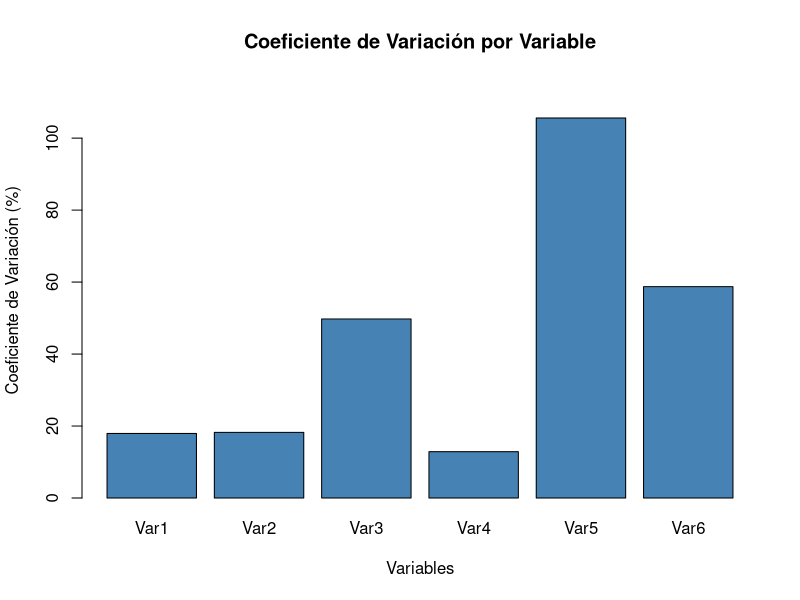

This chart was generated by the following R code:

set.seed(123)  
datos <- data.frame(
  Var1 = rnorm(100, mean = 50, sd = 10),     
  Var2 = rpois(100, lambda = 30),            
  Var3 = runif(100, min = 10, max = 100),   
  Var4 = rbinom(100, size = 100, prob = 0.4),
  Var5 = rexp(100, rate = 0.1),              
  Var6 = rchisq(100, df = 5)                
)

cv <- sapply(datos, function(x) sd(x) / mean(x) * 100)

print(cv)

barplot(cv,
        main = "Coeficiente de Variación por Variable",
        ylab = "Coeficiente de Variación (%)",
        xlab = "Variables",
        col = "steelblue",
        border = "black",
        ylim = c(0, max(cv) + 10))



